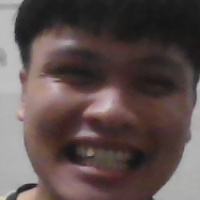
#> input picture image/test/Bach/116.jpg, 200 x 200 px; its folder holds only this picture in this run
$ python tran.py
#> lines starting #> are read from the running program, lines starting #| are printed output that depends on the picture
import cv2
import os

# file_path = "image/test/Bach/6.jpg"
# image = cv2.imread(file_path, cv2.IMREAD_GRAYSCALE)
# cv2.imwrite('image/b61.jpg', image)

for path in os.listdir('image'):
    path_1 = os.path.join('image', path)
    path_tmp = os.path.join('image', (path + '1'))
    os.mkdir(path_tmp)
    for path_2 in os.listdir(path_1):
        path_3 = os.path.join(path_1, path_2)
        path_tmp2 = os.path.join(path_tmp, path_2)
        os.mkdir(path_tmp2)
        for path_4 in os.listdir(path_3):
            path_5 = os.path.join(path_3, path_4)
            path_tmp3 = os.path.join(path_tmp2, path_4)
            img = cv2.imread(path_5, cv2.IMREAD_GRAYSCALE)
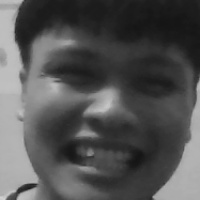
#> img: shape (200, 200); min 20, max 209, mean 83.1
            cv2.imwrite(path_tmp3, img)

$ run again, on image/test/Be/120.jpg
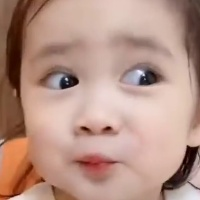
#> input picture image/test/Be/120.jpg, 200 x 200 px
#> `img = cv2.imread(path_5, cv2.IMREAD_GRAYSCALE)`:
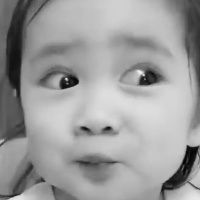
#> img: shape (200, 200); min 0, max 242, mean 156.4
